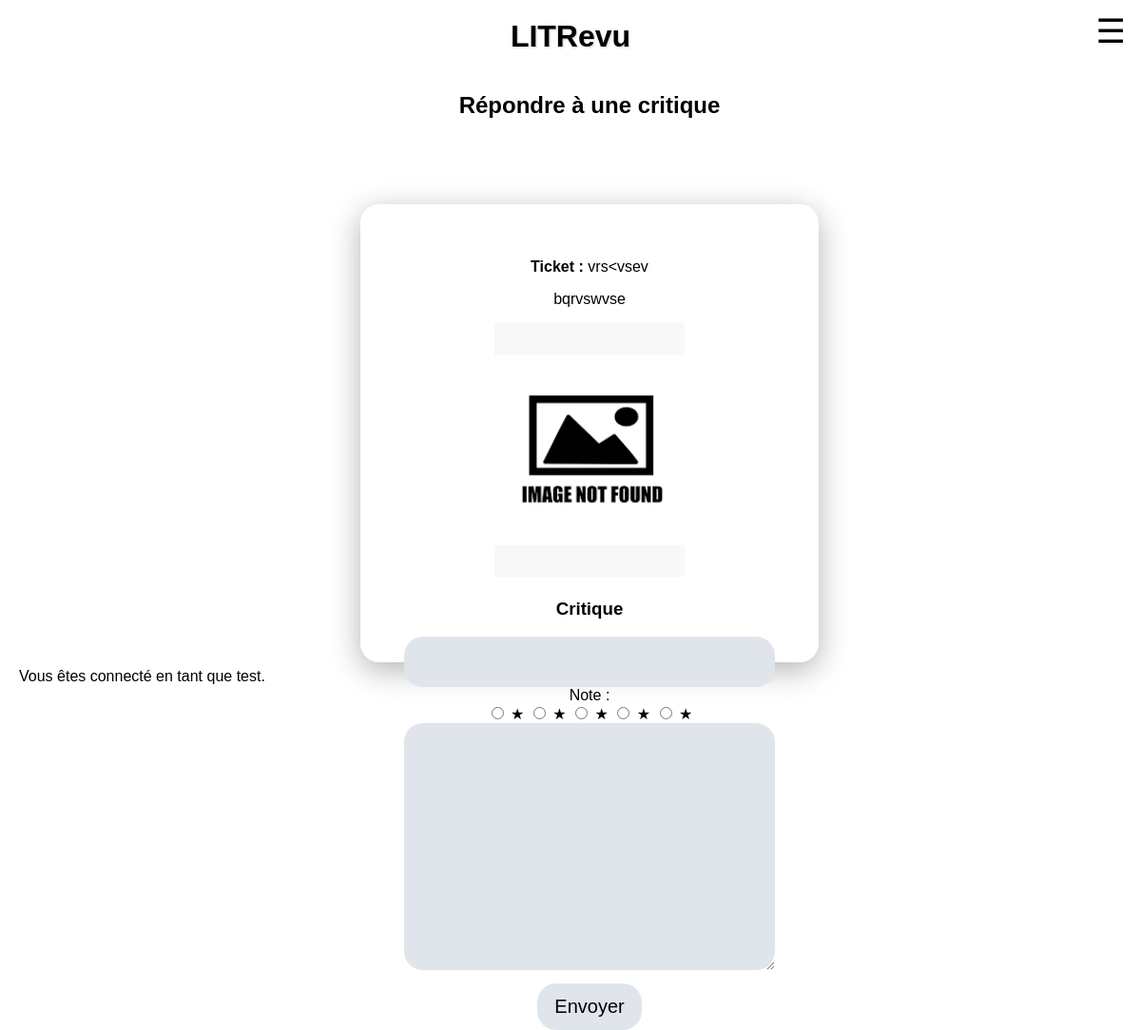
/review/ticket/3/ (signed in), run on the app's committed database.
### blog/models.py (models this page shows)
class Ticket(models.Model):
    title = models.CharField(max_length=128)
    description = models.TextField(max_length=2048, blank=True)
    user = models.ForeignKey(
        settings.AUTH_USER_MODEL,
        on_delete=models.CASCADE
        )
    image = models.ImageField(null=True, blank=True)
    time_created = models.DateTimeField(auto_now_add=True)

### authentication/models.py (models this page shows)
class User(AbstractUser):
    profile_photo = models.ImageField(verbose_name='Photo de profil')

### blog/views.py (the view, shortened to what this page needs)
# urls.py: path('review/ticket/<int:ticket_id>/', blog.views.publier_critique, name='reply_to_ticket'),
@login_required
def publier_critique(request, ticket_id=None):
    if ticket_id:
        ticket = get_object_or_404(Ticket, id=ticket_id)
        if request.method == 'POST':
            review_form = forms.ReviewForm(request.POST)
            if review_form.is_valid():
                review = review_form.save(commit=False)
                review.ticket = ticket
                review.user = request.user
                review.save()
                return redirect('home')
        else:
            review_form = forms.ReviewForm()
        return render(request, 'blog/response_review_blog.html', {
            'review_form': review_form,
            'ticket': ticket
        })

### blog/forms.py
class ReviewForm(forms.ModelForm):
    RATING_CHOICES = [(i, i) for i in range(1, 6)]
    rating = forms.ChoiceField(
        choices=RATING_CHOICES,
        widget=forms.RadioSelect(),
    )
    class Meta:
        model = models.Review
        fields = ['rating', 'headline', 'body']
        widgets = {
            'headline': forms.TextInput(attrs={
                'class': 'neumorphic neumorphic-input',
            }),
            'body': forms.Textarea(attrs={
                'class': 'neumorphic neumorphic-input',
            }),
        }

### blog/templates/blog/response_review_blog.html (shortened to what this page needs)
{% extends 'base.html' %}
{% block content %}
  <h2>Répondre à une critique</h2>
  <div class="neumorphic neumorphic-card">
    <p><strong>Ticket :</strong> {{ ticket.title }}</p>
    <p>{{ ticket.description }}</p>
    {% if ticket.image %}
      <img src="{{ ticket.image.url }}" class="img-card" alt="image">
    {% endif %}
    <form method="post">
      <h3>Critique</h3>
          <div class="form-group">
            {{ review_form.headline }}
          </div>
          <div class="form-group star-rating">
            <div class="rating-label">Note :</div>
            {% for radio in review_form.rating %}
                {{ radio.tag }}
                <label for="{{ radio.id_for_label }}">
                    <span class="star">★</span>
                </label>
            {% endfor %}
        </div>
        <div class="form-group">
            {{ review_form.body }}
          </div>
      <button type="submit" class="neumorphic neumorphic-button">Envoyer</button>
    </form>
  </div>
{% endblock %}

### templates/base.html (shortened to what this page needs)
{% load static %}
<!DOCTYPE html>
<html lang="fr">
    <head>
        <link rel="stylesheet" href="{% static 'css/styles.css' %}" />
    </head>
    <body>
        <main>
            <div class="header-title">LITRevu</div>
            {% if user.is_authenticated %}
            <button class="hamburger" onclick="toggleMenu()">☰</button>
            {% endif %}
            <div class="container">
                {% block content %}{% endblock content %}
            </div>
            <div class="footer">
                {% if user.is_authenticated %}
                    <p>Vous êtes connecté en tant que {{ request.user }}.</p>
                {% endif %}
            </div>
        </main>
        <footer class="footer">
            <div>
                <h3>
                </h3>
            </div>
        </footer>
    </body>
</html>

### static/css/styles.css (style rules this page uses)
:root { --bg-main: #e0e5ec; --bg-light: #f0f0f0; --border-color: #ccc; --shadow-dark: #a3b1c6; --shadow-light: #ffffff; --text-main: #6d7582; --text-muted: #888; --placeholder: #a3b1c6; --highlight: gold; }
body { margin: 0; padding: 0; align-items: center; background: url(./../img/janko-ferlic-sfL_QOnmy00-unsplash.jpg); background-size: cover; background-repeat: no-repeat; background-position: center; background-attachment: fixed; font-family: Arial, sans-serif; overflow-x: hidden; }
main { flex: 1; padding: 20px; }
.img-card { width: 200px; }
footer { color: white; text-align: center; padding: 10px; position: relative; }
.hamburger { background: none; border: none; cursor: pointer; }
.header-title { font-size: 2rem; font-weight: bold; text-align: center; flex-grow: 1; text-shadow: 1px 1px 2px var(--border-color); }
.neumorphic { background: var(--bg-main); border-radius: 20px; }
.container { width: 100%; margin: 0 auto; padding: 20px; display: flex; flex-direction: column; align-items: center; }
.neumorphic-card, .neumorphic-card-subscribe { margin: 20px; position: relative; z-index: 1; width: 380px; padding: 40px; border-radius: 20px; background: rgba(255, 255, 255, 0.1); box-shadow: 0 8px 32px rgba(0, 0, 0, 0.3); backdrop-filter: blur(12px); -webkit-backdrop-filter: blur(12px); border: 1px solid rgba(255, 255, 255, 0.3); text-align: center; }
.neumorphic-card { width: 300px; }
.neumorphic-input { padding: 15px; font-size: 16px; color: black; border: none; outline: none; width: 90% }
.neumorphic-input::placeholder { color: var(--placeholder); }
.neumorphic-follow-button, .neumorphic-nav-button, .neumorphic-button { font-size: 16px; color: black; border: none; cursor: pointer; transition: all 0.3s ease; box-sizing: border-box; text-align: center; display: inline-block; text-decoration: none; }
.neumorphic-button { width: auto; margin-top: 10px; padding: 15px 30px; }
@media screen and (max-width: 1320px) { .hamburger { display: block; margin-top: -45px; font-size: 35px; color: black; position: fixed; right: 10px; } }
@media screen and (max-width: 1320px) { .neumorphic-card { width: 400px; height: 400px; top: 50px; } }
@media screen and (max-width: 1320px) { .neumorphic-input { font-size: 20px; color: black; } }
@media screen and (max-width: 1320px) { .neumorphic-nav-button, .neumorphic-button { padding: 13px 18px; font-size: 20px; color: black; border: none; cursor: pointer; transition: all 0.3s ease; box-sizing: border-box; text-align: center; display: inline-block; text-decoration: none; } }

### data on the page
Ticket: title "vrs<vsev", description "bqrvswvse", image (picture)
User: user "test"
